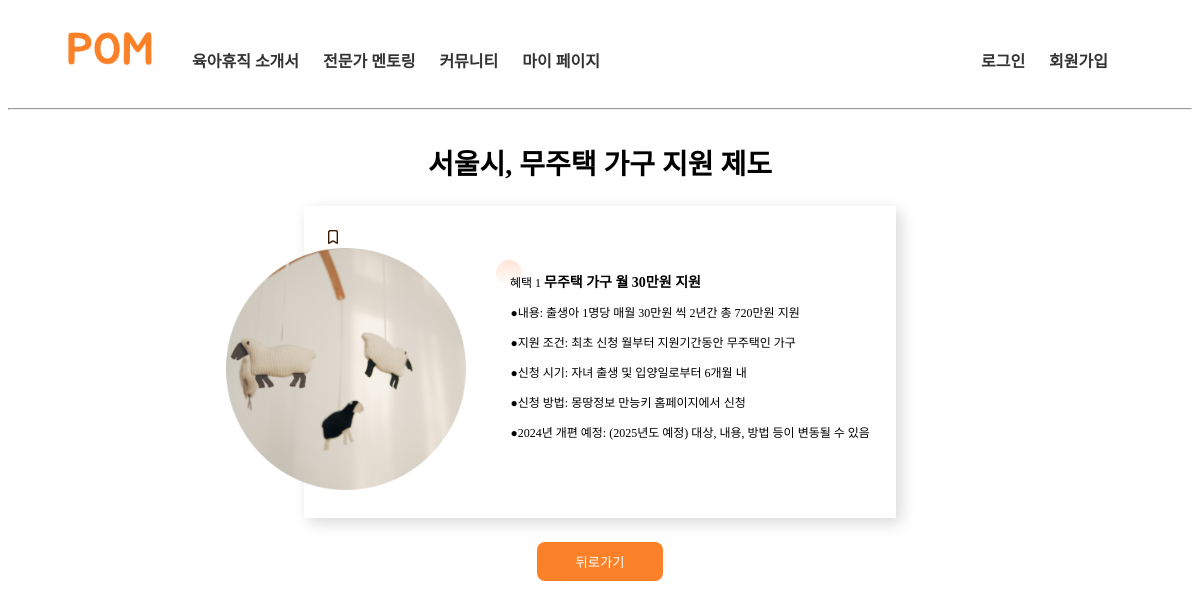
Page /program/policies/3/ on the earlier database version.
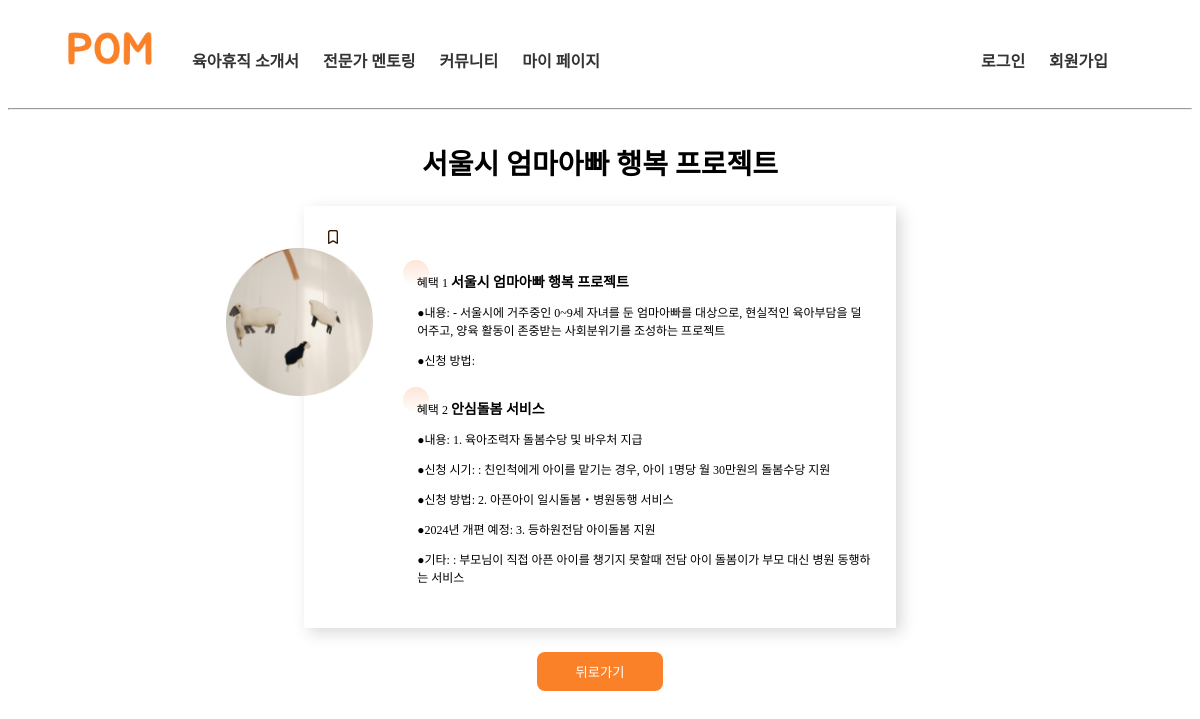
Same page on the later database version.
### program/models.py (models this page shows, shortened)
class Policy(models.Model):
    title = models.CharField(max_length=200)
    image = models.ImageField(upload_to='policy_images/', blank=True, null=True) #제도 이미지
    created_at = models.DateTimeField(auto_now_add=True)  #최신 등록순

class Benefit(models.Model):
    policy = models.ForeignKey(Policy, related_name='benefits', on_delete=models.CASCADE)
    title = models.CharField(max_length=200)
    content = models.TextField()
    eligibility = models.TextField(blank=True, null=True)  # 지원 조건
    application_period = models.TextField(blank=True, null=True)  # 신청 시기
    application_method = models.TextField(blank=True, null=True) #신청 방법
    additional_info = models.TextField(blank=True, null=True)  # 기타
    planned_changes = models.TextField(blank=True, null=True) #개편 예정

### program/views.py (the view)
# urls.py: path('policies/<int:policy_id>/', policy_detail, name='policy_detail'),
def policy_detail(request, policy_id):
    policy = get_object_or_404(Policy, id=policy_id)
    is_scrapped = Scrap.objects.filter(user=request.user, policy=policy).exists() if request.user.is_authenticated else False
    return render(request, 'program/policy_detail.html', {'policy': policy, 'is_scrapped': is_scrapped})

### program/templates/program/policy_detail.html (shortened to what this page needs)
    {% load static %}
    <!DOCTYPE html>
    <html lang="en">
    <head>
    <link rel="stylesheet" href="{% static 'css/policy_detail.css' %}"></link>
    </head>
    <body>
        {% include 'program/header.html' %}
    <section>
        <div class="section">
        <div class="sec_header">{{ policy.title }}</div>
        <div class="sec_content">
            {% if is_scrapped %}
            <form method="POST" action="{% url 'program:remove_scrap_policy' policy.id %}">
                {% csrf_token %}
                <button id="scrap" type="submit" name="scrap"> <img src="{% static 'images/scrap2.png' %}" id="scrap_img"></button>
            </form>
            {% else %}
            <form method="POST" action="{% url 'program:add_scrap_policy' policy.id %}">
                <button id="scrap" type="submit" name="scrap" onclick="goBack()"> <img src="{% static 'images/scrap.png' %}" id="scrap_img"></button>
            </form>
            {% endif %}
            <div class="sec_detail">
            <div class="content_img">
                <img src="{% static 'images/policy01.png' %}">
            </div>
            <div class="content_text">
            {% for benefit in policy.benefits.all %}
                <div class="text1">
                <p><img src="{% static 'images/circle.png' %}"><span class="content_title1">혜택 {{ forloop.counter }} </span> <span class="content_title2"> {{ benefit.title }}</span></p>
                <p class="contents">●내용: {{ benefit.content }}</p>
                {% if benefit.eligibility %}
                <p class="contents">●지원 조건: {{ benefit.eligibility }}</p>
                {% endif %}{% if benefit.application_period %}
                <p class="contents">●신청 시기: {{ benefit.application_period }}</p>
                {% endif %}
                <p class="contents">●신청 방법: {{ benefit.application_method }}</p>
                {% if benefit.planned_changes %}
                <p class="contents">●2024년 개편 예정: {{ benefit.planned_changes }}</p>
                {% endif %} {% if benefit.additional_info %}
                <p class="contents">●기타: {{ benefit.additional_info }}</p>
                {% endif %}
                </div>
                    {% endfor %}
            </div>
            </div>
        </div>
        <div class="close">
            <button type="button" id="closeBtn" onclick="goBack()">뒤로가기</button>
        </div>
        </div>
    </section>
    </body>
    </html>

Differences in the rows shown:
no longer on this page (row edited): Benefit: title "무주택 가구 월 30만원 지원", content "출생아 1명당 매월 30만원 씩 2년간 총 720만원 지원", eligibility "최초 신청 월부터 지원기간동안 무주택인 가구", application_period "자녀 출생 및 입양일로부터 6개월 내", application_method "몽땅정보 만능키 홈페이지에서 신청", planned_changes "(2025년도 예정) 대상, 내용, 방법 등이 변동될 수 있음"
changed Policy: title "서울시, 무주택 가구 지원 제도" → "서울시 엄마아빠 행복 프로젝트"
now on this page (row edited): Benefit: title "서울시 엄마아빠 행복 프로젝트", content "- 서울시에 거주중인 0~9세 자녀를 둔 엄마아빠를 대상으로, 현실적인 육아부담을 덜어주고, 양육 활동이 존중받는 사회분위기를 조성하는 프로젝트"
now on this page (row edited): Benefit: title "안심돌봄 서비스", content "1. 육아조력자 돌봄수당 및 바우처 지급", application_period ": 친인척에게 아이를 맡기는 경우, 아이 1명당 월 30만원의 돌봄수당 지원", application_method "2. 아픈아이 일시돌봄‧병원동행 서비스", planned_changes "3. 등하원전담 아이돌봄 지원", additional_info ": 부모님이 직접 아픈 아이를 챙기지 못할때 전담 아이 돌봄이가 부모 대신 병원 동행하는 서비스"
